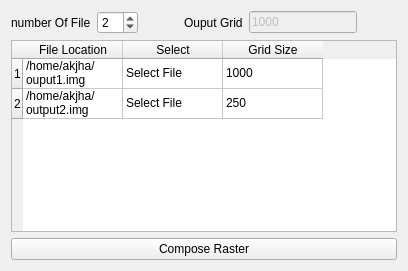
        <widget class="QWidget" name="ComposeRaster">
         <attribute name="title">
          <string>Compose Raster</string>
         </attribute>
         <layout class="QHBoxLayout" name="horizontalLayout_7">
          <item>
           <layout class="QGridLayout" name="gridLayout_6">
            <item row="0" column="0">
             <layout class="QGridLayout" name="gridLayout_11">
              <item row="0" column="0">
               <widget class="QLabel" name="label_11">
                <property name="text">
                 <string>number Of File</string>
                </property>
               </widget>
              </item>
              <item row="0" column="1">
               <widget class="QSpinBox" name="spinBox_2">
                <property name="value">
                 <number>2</number>
                </property>
               </widget>
              </item>
              <item row="0" column="2">
               <spacer name="horizontalSpacer">
                <property name="orientation">
                 <enum>Qt::Horizontal</enum>
                </property>
                <property name="sizeHint" stdset="0">
                 <size>
                  <width>40</width>
                  <height>20</height>
                 </size>
                </property>
               </spacer>
              </item>
              <item row="0" column="4">
               <widget class="QLineEdit" name="lineEdit_2">
                <property name="enabled">
                 <bool>false</bool>
                </property>
                <property name="text">
                 <string>1000</string>
                </property>
               </widget>
              </item>
              <item row="0" column="3">
               <widget class="QLabel" name="label_8">
                <property name="text">
                 <string>Ouput Grid</string>
                </property>
               </widget>
              </item>
              <item row="0" column="5">
               <spacer name="horizontalSpacer_2">
                <property name="orientation">
                 <enum>Qt::Horizontal</enum>
                </property>
                <property name="sizeHint" stdset="0">
                 <size>
                  <width>40</width>
                  <height>20</height>
                 </size>
                </property>
               </spacer>
              </item>
             </layout>
            </item>
            <item row="1" column="0">
             <widget class="QTableWidget" name="tableWidget">
              <row>
               <property name="text">
                <string>1</string>
               </property>
              </row>
              <row>
               <property name="text">
                <string>2</string>
               </property>
              </row>
              <column>
               <property name="text">
                <string>File Location</string>
               </property>
              </column>
              <column>
               <property name="text">
                <string>Select</string>
               </property>
              </column>
              <column>
               <property name="text">
                <string>Grid Size</string>
               </property>
              </column>
              <item row="0" column="0">
               <property name="text">
                <string>/home/akjha/ouput1.img</string>
               </property>
              </item>
              <item row="0" column="1">
               <property name="text">
                <string>Select File</string>
               </property>
              </item>
              <item row="0" column="2">
               <property name="text">
                <string>1000</string>
               </property>
              </item>
              <item row="1" column="0">
               <property name="text">
                <string>/home/akjha/output2.img</string>
               </property>
              </item>
              <item row="1" column="1">
               <property name="text">
                <string>Select File</string>
               </property>
              </item>
              <item row="1" column="2">
               <property name="text">
                <string>250</string>
               </property>
              </item>
             </widget>
            </item>
            <item row="2" column="0">
             <widget class="QPushButton" name="pushButton">
              <property name="text">
               <string>Compose Raster</string>
              </property>
             </widget>
            </item>
           </layout>
          </item>
         </layout>
        </widget>
